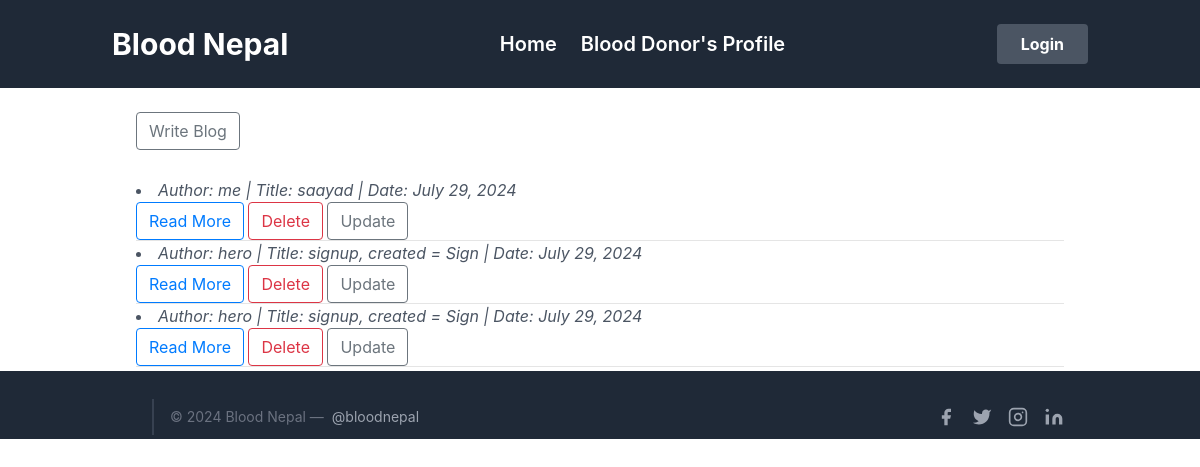
The page /blog/ on the database as committed earlier.
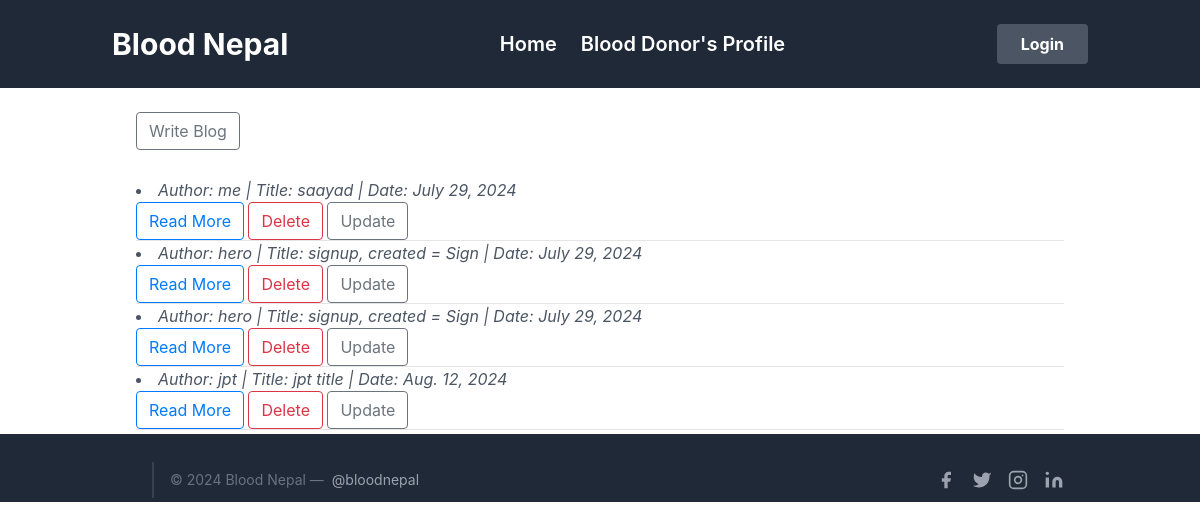
The same page on the database as committed later.
### blog/models.py (models this page shows, shortened)
class Blog(models.Model):
    user = models.ForeignKey(User, on_delete=models.CASCADE, null=True)
    signup = models.ForeignKey(SignUp, on_delete=models.CASCADE, null= True)
    title = models.CharField('title',max_length=30)
    date = models.DateField(default=timezone.now,null=True,blank=False)
    content = models.TextField()
    list_display = ('user', 'title', 'author','date')

### blog/views.py (the view)
# urls.py: path("", views.blog, name="blog"),
def blog(request):
    username = request.user.username # Gets the username of user who is logged in from User table
    blog_post = Blog.objects.all()
    context = {'username':username,'blog_post':blog_post}
    return render(request, "blog/blog.html", context)

### blog/templates/blog/blog.html (shortened to what this page needs)
{% extends 'profile/base.html' %}
{% load static %}
{% block body %}
  <div class="container text-justify px-5 py-4 mx-auto">
  <a href="{% url 'write_blog' %}">
    <button class="btn btn-outline-secondary my-2 my-sm-0" type="submit">
        Write Blog
  </button>
</a>
</div>
  <section class="text-gray-600 body-font">
    <div class="container px-5 py-1 mx-auto justify-content-centre">
      {% for blogs in blog_post %}
          <li><em>Author: {{blogs.user}} |    Title: {{blogs.title}} | Date: {{blogs.date}} </em>
        </li>
          <a href="{% url 'read_post' blogs.id %}"> <button class="btn btn-outline-primary my-2 my-sm-0" type="submit">
            Read More
        </button> </a>
          <a href="{% url 'delete_blog' blogs.id %}">
            <button class="btn btn-outline-danger my-2 my-sm-0" type="submit">
              Delete
          </button>
          </a>
          <a href="{% url 'update_blog' blogs.id %}">
            <button class="btn btn-outline-secondary my-2 my-sm-0" type="submit">
              Update
          </button>
          </a>
          <hr>
      {% endfor %}
    </div>
{% endblock %}

Rows that differ between the two databases and show on the page:
added Blog: user "jpt", title "jpt title", date "Aug. 12, 2024"
